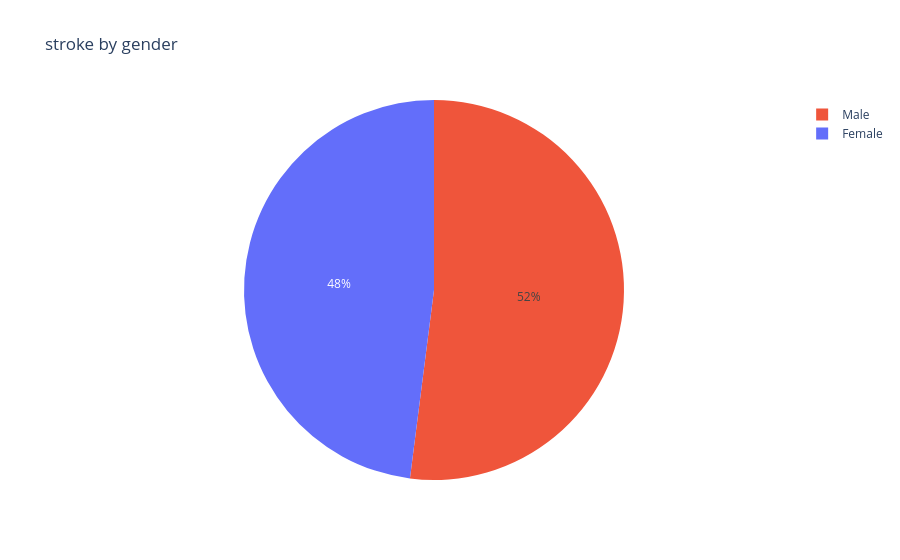

This figure's notebook cell:
### Code cell
fig= px.pie(data_gender,values='values',names='labels',title='stroke by gender',color =['Female','Male'])
fig.show()

### Figure 1 — Plotly figure (JSON) as saved in the notebook; plotly's stock layout.template omitted (floating-point values rounded to 4 significant figures)
{"data": [{"customdata": [["Female"], ["Male"]], "domain": {"x": [0, 1], "y": [0, 1]}, "hovertemplate": "labels=%{label}<br>value=%{value}<br>color=%{customdata[0]}<extra></extra>", "labels": ["Female", "Male"], "legendgroup": "", "marker": {"colors": ["#636efa", "#EF553B"]}, "name": "", "showlegend": true, "type": "pie", "values": [0.04709, 0.05106]}], "layout": {"legend": {"tracegroupgap": 0}, "title": {"text": "stroke by gender"}}}
